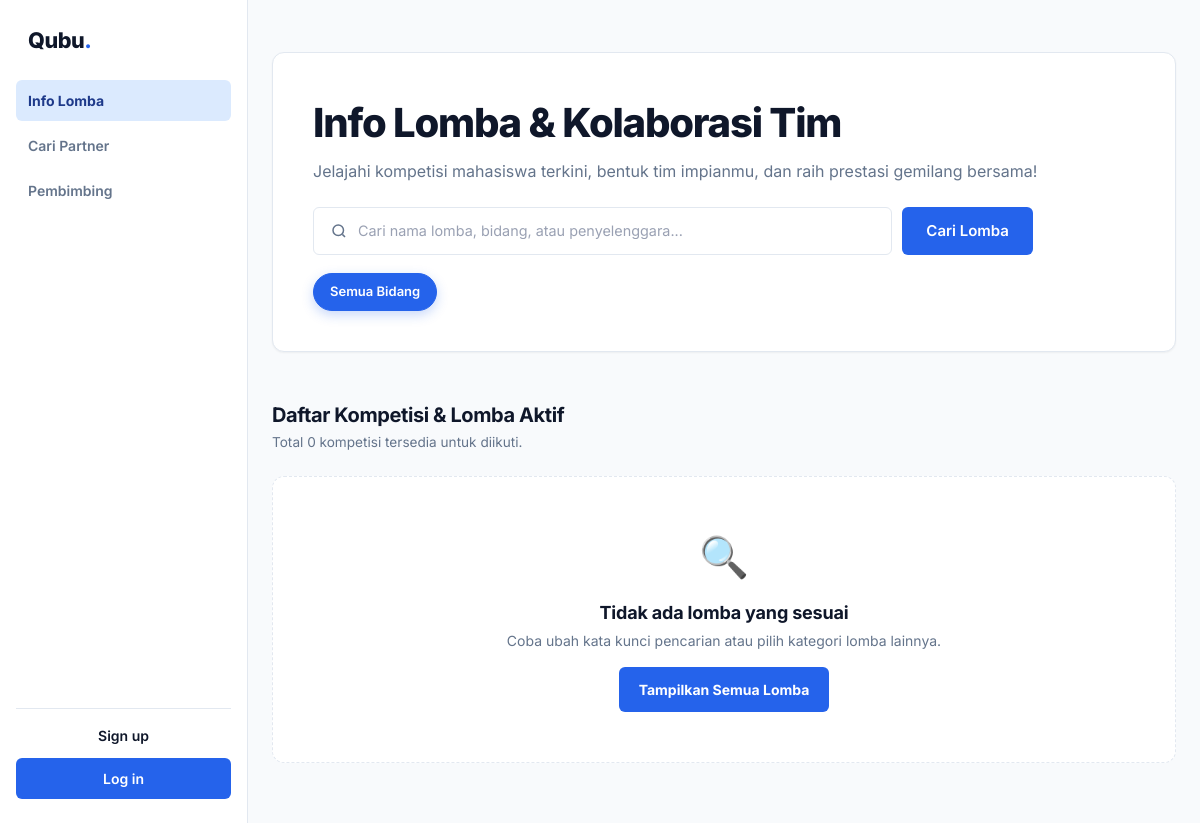
Before: /info-lomba/index.php with the older database file.
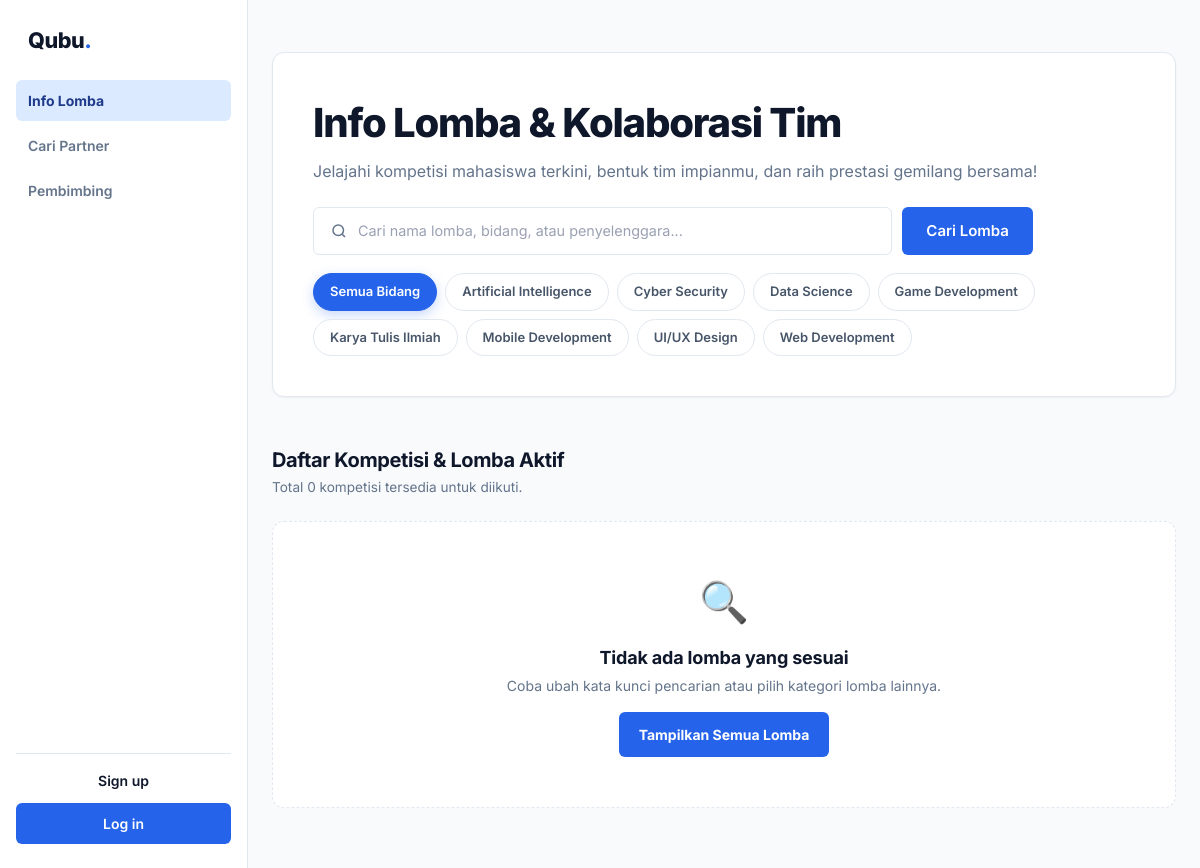
After: the same page with the newer database file.
### tables this page shows
CREATE TABLE IF NOT EXISTS bidang_minat (
    id INT(11) NOT NULL AUTO_INCREMENT,
    nama_bidang VARCHAR(100) NOT NULL UNIQUE,
    PRIMARY KEY (id)
);

### info-lomba/koneksi.php (called while the page is built, shortened)
<?php
function is_logged_in() {
    return isset($_SESSION['user_id']) && !empty($_SESSION['user_id']);
}
?>

### info-lomba/index.php (the view, shortened to what this page needs)
<?php
require_once 'koneksi.php';
$kategori_filter = $_GET['kategori'] ?? 'semua';
$search_query = trim($_GET['q'] ?? '');
$bidang_res = $conn->query("SELECT * FROM bidang_minat ORDER BY nama_bidang ASC");
$daftar_bidang = [];
if ($bidang_res) {
    while ($b = $bidang_res->fetch_assoc()) {
        $daftar_bidang[] = $b;
    }
}
$sql_lomba = "
    SELECT l.*, b.nama_bidang,
           (SELECT COUNT(*) FROM tim t WHERE t.lomba_id = l.id) AS total_tim
    FROM lomba l
    LEFT JOIN bidang_minat b ON l.bidang_id = b.id
    WHERE 1=1
";
$sql_lomba .= " ORDER BY l.status ASC, l.deadline ASC";
$stmt_lomba = $conn->prepare($sql_lomba);
$stmt_lomba->execute();
$lomba_list = $stmt_lomba->get_result()->fetch_all(MYSQLI_ASSOC);
?>
<!DOCTYPE html>
<html lang="id">
<head>
    <link rel="stylesheet" href="style.css">
</head>
<body>
    <?php include 'navbar.php'; ?>
    <main class="container" style="padding-top: 24px; padding-bottom: 60px;">
        <section class="hero">
            <h1>Info Lomba & Kolaborasi Tim</h1>
            <p>Jelajahi kompetisi mahasiswa terkini, bentuk tim impianmu, dan raih prestasi gemilang bersama!</p>
            <form action="index.php" method="GET" class="search-row">
                <label class="search">
                    <svg width="18" height="18" viewBox="0 0 24 24" fill="none" stroke="currentColor" stroke-width="2"><circle cx="11" cy="11" r="7"/><path d="m20 20-3.5-3.5"/></svg>
                    <input type="search" name="q" placeholder="Cari nama lomba, bidang, atau penyelenggara..." value="<?= htmlspecialchars($search_query) ?>">
                </label>
                <button type="submit" class="btn-dark" style="width: auto; padding: 0 24px;">Cari Lomba</button>
            </form>
            <div class="filter-pills">
                <a href="index.php<?= !empty($search_query) ? '?q='.urlencode($search_query) : '' ?>" class="pill-btn <?= $kategori_filter === 'semua' ? 'active' : '' ?>">Semua Bidang</a>
                <?php foreach ($daftar_bidang as $b): ?>
                    <a href="index.php?kategori=<?= $b['id'] ?><?= !empty($search_query) ? '&q='.urlencode($search_query) : '' ?>" class="pill-btn <?= $kategori_filter == $b['id'] ? 'active' : '' ?>">
                        <?= htmlspecialchars($b['nama_bidang']) ?>
                    </a>
                <?php endforeach; ?>
            </div>
        </section>
        <section style="margin-top: 48px;">
            <div class="section-head" style="margin-bottom: 24px;">
                <div>
                    <h2>Daftar Kompetisi & Lomba Aktif</h2>
                    <p>Total <?= count($lomba_list) ?> kompetisi tersedia untuk diikuti.</p>
                </div>
            </div>
            <?php if (empty($lomba_list)): ?>
                <div style="background: var(--surface); border: 1px dashed var(--line); border-radius: var(--radius-xl); padding: 50px 20px; text-align: center;">
                    <div style="font-size: 40px; margin-bottom: 12px;">🔍</div>
                    <h3 style="font-size: 18px; font-weight: 700;">Tidak ada lomba yang sesuai</h3>
                    <p style="color: var(--muted); font-size: 14px; margin-top: 4px;">Coba ubah kata kunci pencarian atau pilih kategori lomba lainnya.</p>
                    <a href="index.php" class="btn-brand" style="margin-top: 16px;">Tampilkan Semua Lomba</a>
                </div>
            <?php endif; ?>
        </section>
    </main>
</body>
</html>

### info-lomba/navbar.php (shortened to what this page needs)
<?php
require_once 'koneksi.php';
$is_logged = is_logged_in();
$current_user = $is_logged ? get_logged_in_user($conn) : null;
$unread_notif = ($is_logged && $current_user) ? get_unread_count($conn, $current_user['id']) : 0;
$current_page = basename($_SERVER['PHP_SELF']);
?>
<nav class="navbar">
    <div class="nav-brand">
        <a href="index.php">Qubu<span>.</span></a>
    </div>
    <div class="nav-right" id="nav-menu">
        <ul class="nav-links">
            <li><a href="index.php" class="nav-link <?= ($current_page == 'index.php' || $current_page == 'detail-lomba.php') ? 'active-nav' : '' ?>">Info Lomba</a></li>
            <li><a href="cari-partner.php" class="nav-link <?= ($current_page == 'cari-partner.php') ? 'active-nav' : '' ?>">Cari Partner</a></li>
            <li><a href="search-dospem.php" class="nav-link <?= ($current_page == 'search-dospem.php' || $current_page == 'search-dospem.html') ? 'active-nav' : '' ?>">Pembimbing</a></li>
        </ul>
        <div class="nav-auth">
            <?php if ($is_logged && $current_user): ?>
                <a href="notifikasi.php" class="notif-btn" title="Notifikasi" aria-label="Lihat Notifikasi">
                    <svg width="20" height="20" viewBox="0 0 24 24" fill="none" stroke="currentColor" stroke-width="2" stroke-linecap="round" stroke-linejoin="round">
                        <path d="M18 8A6 6 0 0 0 6 8c0 7-3 9-3 9h18s-3-2-3-9"></path>
                        <path d="M13.73 21a2 2 0 0 1-3.46 0"></path>
                    </svg>
                    <?php if ($unread_notif > 0): ?>
                        <span class="notif-badge"><?= $unread_notif > 9 ? '9+' : $unread_notif ?></span>
                    <?php endif; ?>
                </a>
                <div class="user-menu-container">
                    <a href="profile.php" class="user-profile-badge" title="Profil Saya">
                        <div class="user-avatar-initials">
                            <?= strtoupper(substr($current_user['nama'], 0, 2)) ?>
                        </div>
                        <div class="user-info-text">
                            <span class="user-name-display"><?= htmlspecialchars($current_user['nama']) ?></span>
                            <span class="user-role-display"><?= $current_user['role'] === 'admin' ? 'Administrator' : ($current_user['nama_bidang'] ?? 'Mahasiswa') ?></span>
                        </div>
                    </a>
                    <a href="logout.php" class="btn-logout" title="Keluar dari Akun">
                        <svg width="18" height="18" viewBox="0 0 24 24" fill="none" stroke="currentColor" stroke-width="2" stroke-linecap="round" stroke-linejoin="round">
                            <path d="M9 21H5a2 2 0 0 1-2-2V5a2 2 0 0 1 2-2h4"></path>
                            <polyline points="16 17 21 12 16 7"></polyline>
                            <line x1="21" y1="12" x2="9" y2="12"></line>
                        </svg>
                        Logout
                    </a>
                </div>
            <?php else: ?>
                <a href="sign-up.php" class="nav-signup">Sign up</a>
                <a href="login.php" class="nav-login-btn">Log in</a>
            <?php endif; ?>
        </div>
    </div>
</nav>

### info-lomba/index.php (style rules this page uses)
.filter-pills { display: flex; gap: 8px; flex-wrap: wrap; margin-top: 18px; }
.pill-btn { padding: 8px 16px; border-radius: var(--radius-pill); font-size: 13px; font-weight: 600; background: #ffffff; color: #475569; border: 1px solid var(--line); text-decoration: none; transition: all 0.2s; }
.pill-btn.active { background: var(--brand); color: #ffffff; border-color: var(--brand); box-shadow: 0 4px 12px rgba(37, 99, 235, 0.25); }

Changed rows visible on the page:
added bidang_minat: nama_bidang "Artificial Intelligence"
added bidang_minat: nama_bidang "Cyber Security"
added bidang_minat: nama_bidang "Data Science"
added bidang_minat: nama_bidang "Game Development"
added bidang_minat: nama_bidang "Karya Tulis Ilmiah"
added bidang_minat: nama_bidang "Mobile Development"
added bidang_minat: nama_bidang "UI/UX Design"
added bidang_minat: nama_bidang "Web Development"
